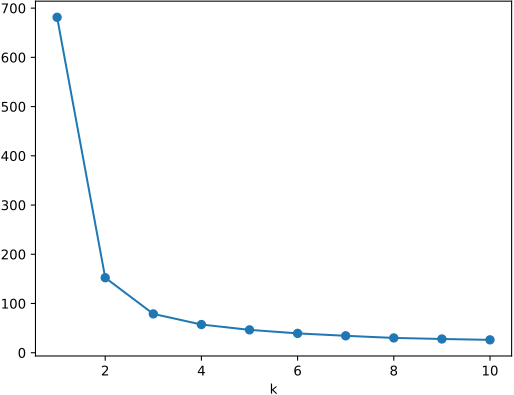

Recreate this plot in Python.
import pandas as pd
import statsmodels.api as sm
from sklearn.cluster import KMeans

iris = sm.datasets.get_rdataset('iris', 'datasets').data
my_data = iris.iloc[:, 0:4]

k = range(1, 11)
my_df = pd.DataFrame({
    'k': k,
    'inertia': [KMeans(k).fit(my_data).inertia_ for k in range(1, 11)]})
my_df.plot(x='k', style='o-', legend=False)

import matplotlib.pyplot as plt
plt.savefig('13-p-elbow.pdf')
